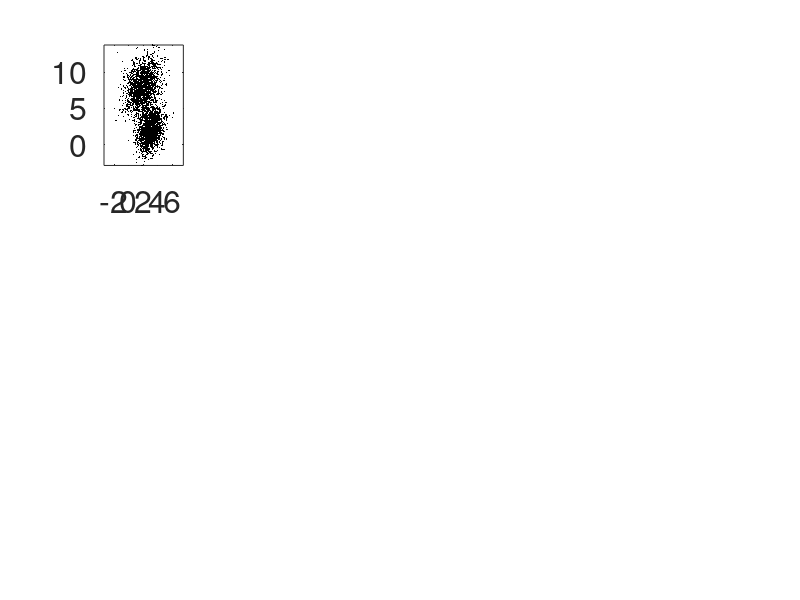

Write MATLAB code to recreate this figure. (Note: this script raises an error after producing the figure.)
%Levent Batakci - LAB192@case.edu
%MATH444 HW#1
%Model Reduction Data portion

%Clear memory
clc
clear all

%Load the model reduction data
%The data is stored in 6x4000 a matrix X
%The entries are all of type 'double'
load ModelReductionData


%PART a
%In this part, the data will be visualized by plotting the components
%of the data (one pair at a time) against each other
%Since there are 6 components, there will be (6 choose 2)=15 plots
colors = [[0, 0.4470, 0.7410]; [0, 0.5, 0]; [1, 0, 0]; [0.8500, 0.3250, 0.0980]; [0, 0.75, 0.75]; [0.6350, 0.0780, 0.1840]];

c = size(X,1); %Number of components
sbplt_index=1;
figure(1);
for i = 1:c
   for j= i+1:c 
       subplot(3, 5, sbplt_index)
       sbplt_index = sbplt_index + 1;
       plot(X(i,:),X(j,:),'k.','MarkerSize',3)
       axis('equal')
       set(gca,'FontSize',23)
       
       xlabel(append("Component ", string(i)), 'Color', colors(i,:))
       ylabel(append("Component ", string(j)), 'Color', 'k')
   end
end
sgtitle("Figure 1: Raw Data Components Compared", 'FontSize', 30) %MAKE THIS PLOT PRETTIER !!!!


%PART b
%In this part, I calculate the SVD of the data (after centering it)
%Then, the singular values are plotted to determine the effective
%dimensionality of the data

%Center the data
N = size(X,2);
xc = sum(X, 2)/N; %Get the average
Xc = X -  xc*ones(1,N); %Subtract out the average

[U,S,V] = svd(Xc, 'eco'); %Compute the SVD

%Plot the singular values
singular_values = diag(S); %Extract the singular values
figure(2);
subplot(1, 1, 1); %Make the plot into 1 large one
plot(1:size(Xc,1), singular_values, 'k.','MarkerSize', 45, 'Color', 'b')
set(gca,'FontSize',20)

%Set up the x-axis
xlbl = append("\fontsize{30}1", "\leq j \leq", string(size(Xc,1)));
xlabel(xlbl, 'interpreter','tex');
xticks(1:size(Xc,1));

%Set up the y-axis
ylbl = "\fontsize{30}Singular Value   \sigma_j";%Label y
ylabel(ylbl, 'interpreter','tex');
sgtitle("Figure 2: Centered Data Singular Values");

%THE RESULTING PLOT MAKES IT CLEAR THAT THE DATA HAS EFFECTIVELY
% % % % % 3 DIMENSIONS % % % % %
%From here, it remains to check how many distinct data clumps there are.
%To do this, we will project the data onto u1, u2, and u3 and plot the
%data in 3-space
U3 = U(:, 1:3)'; %Get the first 3 feature vectors
Z3 = U3 * Xc; %Project to get the 3 principal components

%Look at the principal components in pairs
figure(3);
c = size(Z3,1); %Number of components
sbplt_index=1;
for i = 1:c
   for j= i+1:c 
       subplot(2, 2, sbplt_index)
       sbplt_index = sbplt_index + 1;
       plot(Z3(i,:),Z3(j,:),'k.','MarkerSize',3)
       axis('equal')
       set(gca,'FontSize',15)
       
       xlabel(append("PC ", string(i)))
       ylabel(append("PC ", string(j)))
   end
end

%Look at the 3D Scatterplot
s = 15; %Marker size
subplot(2, 2, 4)
scatter3(Z3(1,:),Z3(2,:),Z3(3,:), s, 'o', 'MarkerEdgeColor','k', 'MarkerFaceColor','b')
xlabel("PC 1")
ylabel("PC 2")
zlabel("PC 3")
title("Principal Components 3D-Scatterplot")

sgtitle("Figure 3: Centered Data Principal Components (PC) Compared");

%Looking at the comparisons, there appear to be
% % % % % 2 CLUSTERS % % % % %
